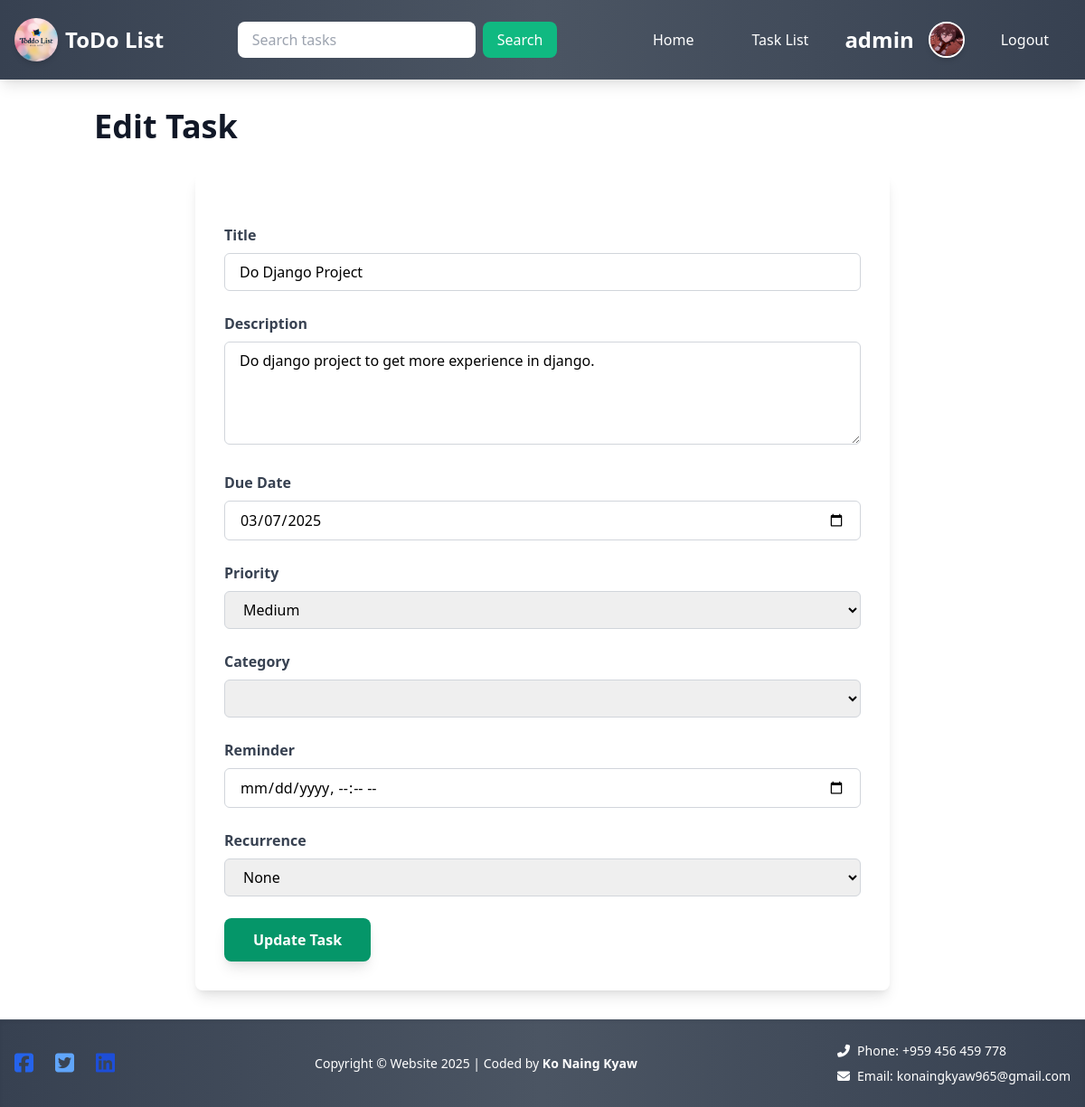
Page /task_update/10/ (signed in) on the earlier database version.
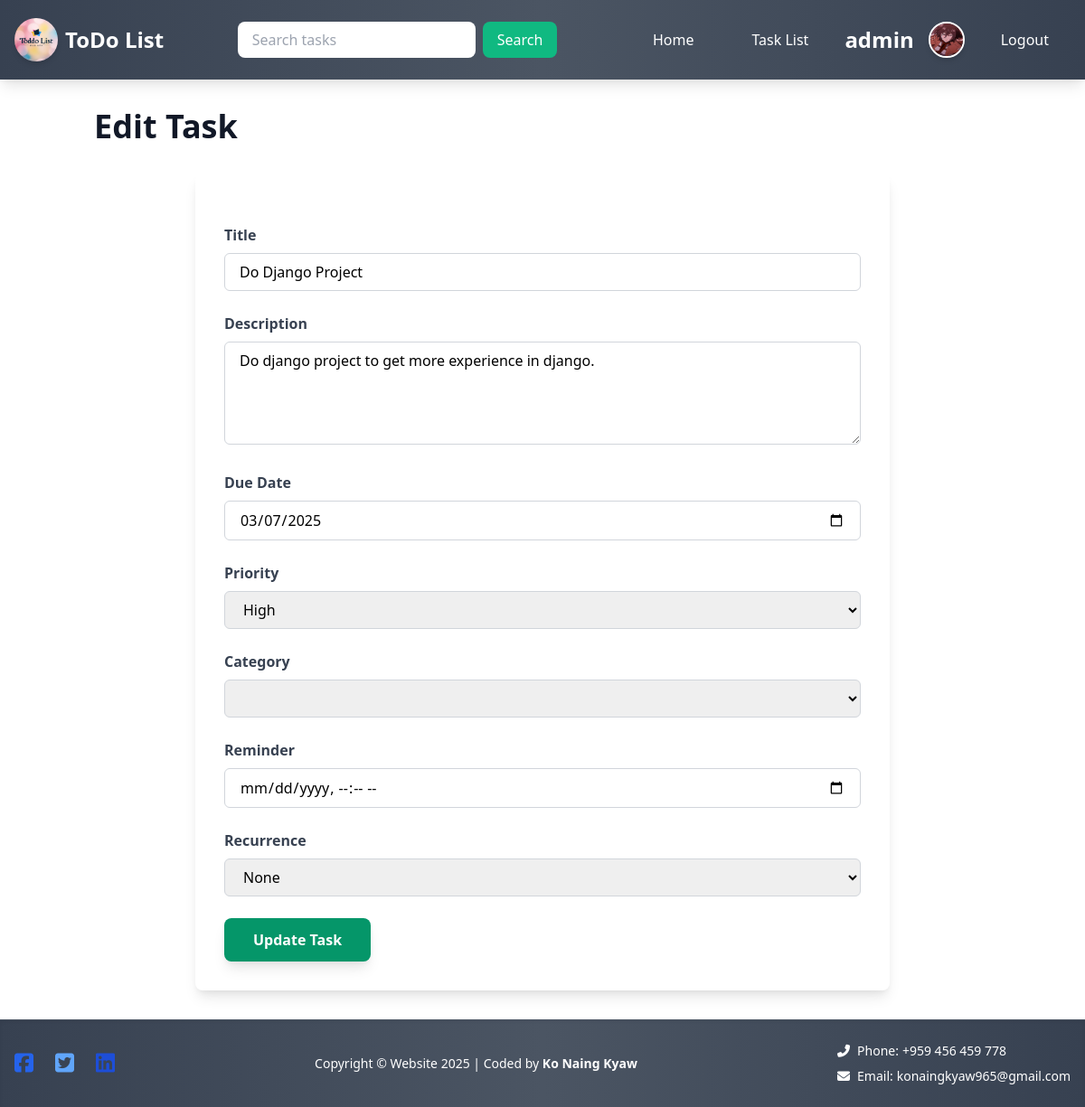
Same page on the later database version.
### myapp/models.py (models this page shows, shortened)
class Task(models.Model):
    PRIORITY_CHOICES = [
        ('High', 'High'),
        ('Medium', 'Medium'),
        ('Low', 'Low'),
    ]
    RECURRENCE_CHOICES = [
        ('none', 'None'),
        ('daily', 'Daily'),
        ('weekly', 'Weekly'),
        ('monthly', 'Monthly'),
    ]
    user = models.ForeignKey(User, on_delete=models.CASCADE, null=True)
    shared_users = models.ManyToManyField(User, related_name='shared_tasks', blank=True)
    title = models.CharField(max_length=200)
    description = models.TextField(blank=True, null=True)
    created_at = models.DateTimeField(auto_now_add=True)
    due_date = models.DateTimeField(null=True, blank=True)
    is_completed = models.BooleanField(default=False)
    category = models.ForeignKey(
        Category,
        on_delete=models.SET_NULL,
        null=True,
        blank=True
    )
    priority = models.CharField(max_length=10, choices=PRIORITY_CHOICES, default='Medium')
    reminder = models.DateTimeField(null=True, blank=True)
    recurrence = models.CharField(max_length=10, choices=RECURRENCE_CHOICES, default='none')
    parent_task = models.ForeignKey('self', on_delete=models.CASCADE, null=True, blank=True, related_name='subtasks')

### myapp/views.py (the view)
# urls.py: path("task_update/<int:task_id>/", views.task_update, name="task_update"),
@login_required(login_url="login")
def task_update(request, task_id):
    task = get_object_or_404(Task, id=task_id)
    if request.method == "POST":
        form = TaskForm(request.POST, instance=task)
        if form.is_valid():
            task = form.save(commit=False)
            task.save()
            form.save_m2m()  # Save many-to-many data for shared_users
            messages.success(request, "Task updated successfully")
            return redirect("task_list")
    else:
        form = TaskForm(instance=task)
    return render(request, "task_create.html", {"form": form, "task": task})

### myapp/forms.py
class TaskForm(forms.ModelForm):
    shared_users = forms.ModelMultipleChoiceField(
        queryset=User.objects.all(),
        required=False,
        widget=forms.CheckboxSelectMultiple,
        label="Share with users"
    )
    class Meta:
        model = Task
        fields = ['title', 'description', 'due_date', 'is_completed', 'category', 'priority', 'reminder', 'recurrence', 'parent_task', 'shared_users']
        widgets = {
            'due_date': forms.DateTimeInput(attrs={'type': 'datetime-local'}),
            'reminder': forms.DateTimeInput(attrs={'type': 'datetime-local'}),
        }

### myapp/context_processors.py (called while the page is built)
def profile_context(request):
    if request.user.is_authenticated:
        try:
            profile = Profile.objects.get(user=request.user)
        except Profile.DoesNotExist:
            profile = None
    else:
        profile = None
    return {'profile': profile}

### myapp/templates/task_create.html (shortened to what the changed rows need)
{% extends 'base.html' %}
{% block body %}
  <div class="container mx-auto px-4 py-8">
    {% if user.is_authenticated %}
      <h1 class="text-4xl font-bold mb-8 text-gray-900 dark:text-white">
        {% if task %}Edit Task{% else %}Create Task{% endif %}
      </h1>
      <form method="post" action="{% if task %}{% url 'task_update' task.id %}{% else %}{% url 'task_create' %}{% endif %}" class="bg-white dark:bg-gray-900 shadow-lg rounded-lg p-8 max-w-3xl mx-auto space-y-6">
        <div>
          <label for="title" class="block mb-2 font-semibold text-gray-700 dark:text-gray-300">Title</label>
          <input type="text" id="title" name="title" required
                 class="w-full px-4 py-2 border border-gray-300 rounded-md focus:outline-none focus:ring-2 focus:ring-green-500 dark:bg-gray-800 dark:border-gray-600 dark:text-white"
                 value="{{ form.title.value|default:task.title|default:'' }}">
        </div>
        <div>
          <label for="description" class="block mb-2 font-semibold text-gray-700 dark:text-gray-300">Description</label>
          <textarea id="description" name="description" rows="4"
                    class="w-full px-4 py-2 border border-gray-300 rounded-md focus:outline-none focus:ring-2 focus:ring-green-500 dark:bg-gray-800 dark:border-gray-600 dark:text-white">{{ form.description.value|default:task.description|default:'' }}</textarea>
        </div>
        <div>
          <label for="due_date" class="block mb-2 font-semibold text-gray-700 dark:text-gray-300">Due Date</label>
          <input type="date" id="due_date" name="due_date"
                 class="w-full px-4 py-2 border border-gray-300 rounded-md focus:outline-none focus:ring-2 focus:ring-green-500 dark:bg-gray-800 dark:border-gray-600 dark:text-white"
                 value="{{ form.due_date.value|default:task.due_date|date:'Y-m-d'|default:'' }}">
        </div>
        <div>
          <label for="priority" class="block mb-2 font-semibold text-gray-700 dark:text-gray-300">Priority</label>
          <select id="priority" name="priority" class="w-full px-4 py-2 border border-gray-300 rounded-md focus:outline-none focus:ring-2 focus:ring-green-500 dark:bg-gray-800 dark:border-gray-600 dark:text-white">
            <option value="High" {% if form.priority.value == "High" or task.priority == "High" %}selected{% endif %}>High</option>
            <option value="Medium" {% if form.priority.value == "Medium" or task.priority == "Medium" %}selected{% endif %}>Medium</option>
          </select>
        </div>
        <div>
          <label for="category" class="block mb-2 font-semibold text-gray-700 dark:text-gray-300">Category</label>
          <select id="category" name="category" class="w-full px-4 py-2 border border-gray-300 rounded-md focus:outline-none focus:ring-2 focus:ring-green-500 dark:bg-gray-800 dark:border-gray-600 dark:text-white">
          </select>
        </div>
        <div>
          <label for="reminder" class="block mb-2 font-semibold text-gray-700 dark:text-gray-300">Reminder</label>
          <input type="datetime-local" id="reminder" name="reminder"
                 class="w-full px-4 py-2 border border-gray-300 rounded-md focus:outline-none focus:ring-2 focus:ring-green-500 dark:bg-gray-800 dark:border-gray-600 dark:text-white"
                 value="{{ form.reminder.value|default:task.reminder|date:'Y-m-d\\TH:i'|default:'' }}">
        </div>
        <div>
          <label for="recurrence" class="block mb-2 font-semibold text-gray-700 dark:text-gray-300">Recurrence</label>
          <select id="recurrence" name="recurrence" class="w-full px-4 py-2 border border-gray-300 rounded-md focus:outline-none focus:ring-2 focus:ring-green-500 dark:bg-gray-800 dark:border-gray-600 dark:text-white">
            <option value="none" {% if form.recurrence.value == "none" or task.recurrence == "none" %}selected{% endif %}>None</option>
          </select>
        </div>
        <button type="submit" class="bg-green-600 hover:bg-green-700 text-white font-bold px-8 py-3 rounded-lg shadow-lg transition duration-300">
          {% if task %}Update Task{% else %}Create Task{% endif %}
        </button>
      </form>
    {% else %}
      <div class="text-center">
        <h2 class="text-3xl font-semibold mb-4 text-gray-800">Please log in to create tasks</h2>
        <a href="{% url 'login' %}" class="bg-blue-500 text-white px-6 py-3 rounded-lg hover:bg-blue-600 transition-all">Log In</a>
      </div>
    {% endif %}
  </div>
{% endblock %}

Differences in the rows shown:
changed Task "Do Django Project": priority "Medium" → "High"
